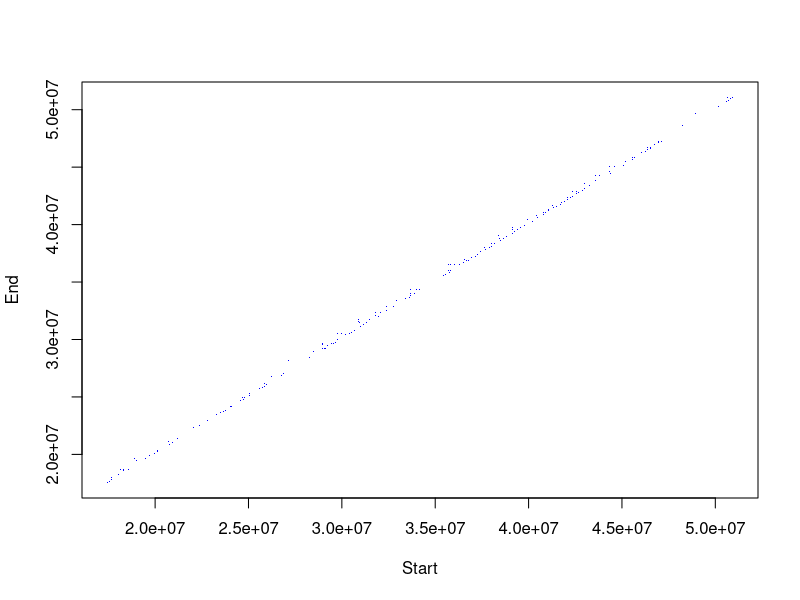
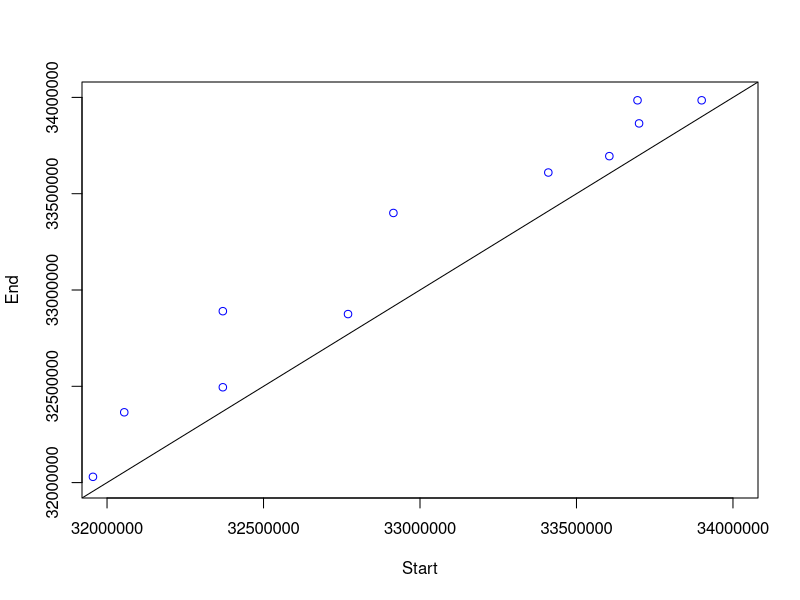

Source code (R) for these figures, in order: (Note: this script raises an error after producing the figures.)
## ---- chunk 1
knitr::opts_chunk$set(echo = TRUE)
## ---- chunk 2
setwd("C:/Users/Spiro Stilianoudakis/Documents/TAD_data_analysis")
arrowhead_data <- read.table("arrowhead_data.txt", header=T)

arrowhead_data <- arrowhead_data[,1:3]
plot(arrowhead_data$Start[which(arrowhead_data$Chromosome=="chr22")],arrowhead_data$End[which(arrowhead_data$Chromosome=="chr22")],pch='.', col="blue", xlab="Start", ylab="End")
## ---- chunk 3
plot(arrowhead_data$Start[which(arrowhead_data$Chromosome=="chr22")],arrowhead_data$End[which(arrowhead_data$Chromosome=="chr22")], col="blue", xlim=c(3.2e+07,3.4e+07),ylim=c(3.2e+07,3.4e+07), xlab="Start", ylab="End")
#adding diagonal line
abline(0,1)

arrowhead_data[which(arrowhead_data$Start>=32000000 & arrowhead_data$Chromosome=="chr22" & arrowhead_data$End<=34000000),]

# There appear to be situations where we have a TAD within a TAD
# In other words, the starting coordinate is the same for two TAD boundaries
## ---- chunk 4
# The data is already sorted by chromosome and start site
dupstart <- arrowhead_data[duplicated(arrowhead_data[,1:2]),]
head(dupstart)
dim(dupstart)
#303   3
table(dupstart$Chromosome)
## ---- chunk 5
dupstart[duplicated(dupstart$Start),]
#example
#     Chromosome     Start       End
#5968       chr3  51425000  51535000

## ---- chunk 6
arrowhead_data[which(arrowhead_data$Start==51425000 & arrowhead_data$Chromosome=="chr3"),]

table(dupstart[duplicated(dupstart$Start),][,1])
## ---- chunk 7
dupend <- arrowhead_data[order(arrowhead_data$Chromosome,arrowhead_data$End),]
head(dupend)

dupend <- dupend[duplicated(dupend[,c(1,3)]),]
head(dupend)
dim(dupend)
#304   3
table(dupend$Chromosome)

#finding nested TADs
dupend[duplicated(dupend$end),]
#There were were no multiple nested tads here

## ---- chunk 8
# creating a function to lag a column of a data frame
#lagpad <- function(x, k) {
#    if (!is.vector(x)) 
#        stop('x must be a vector')
#    if (!is.numeric(x)) 
#        stop('x must be numeric')
#    if (!is.numeric(k))
#        stop('k must be numeric')
#    if (1 != length(k))
#        stop('k must be a single number')
#    c(rep(NA, k), x)[1 : length(x)] 
#}

library(dplyr)
lagtad <- arrowhead_data %>% mutate(End=lag(End))

#setting positions where chromosomes change equal to NA
head(lagtad[ diff(c(0,lagtad$Chromosome)) != 0, ])
lagtad[ diff(c(0,lagtad$Chromosome)) != 0, ][,3] <- NA
head(lagtad[ diff(c(0,lagtad$Chromosome)) != 0, ])

lagtaddup <- lagtad[which(lagtad$Start==lagtad$End),]
head(lagtaddup)
dim(lagtaddup)
#477 3
table(lagtaddup$Chromosome)

arrowhead_data[which((arrowhead_data$Start==3540000 | arrowhead_data$End==3540000) & arrowhead_data$Chromosome=="chr1"),]
#    Chromosome   Start     End
#477       chr1 3395000 3540000
#784       chr1 3540000 3660000
## ---- chunk 9
arrowhead_data[duplicated(arrowhead_data),]
#there are no duplicate intervals
